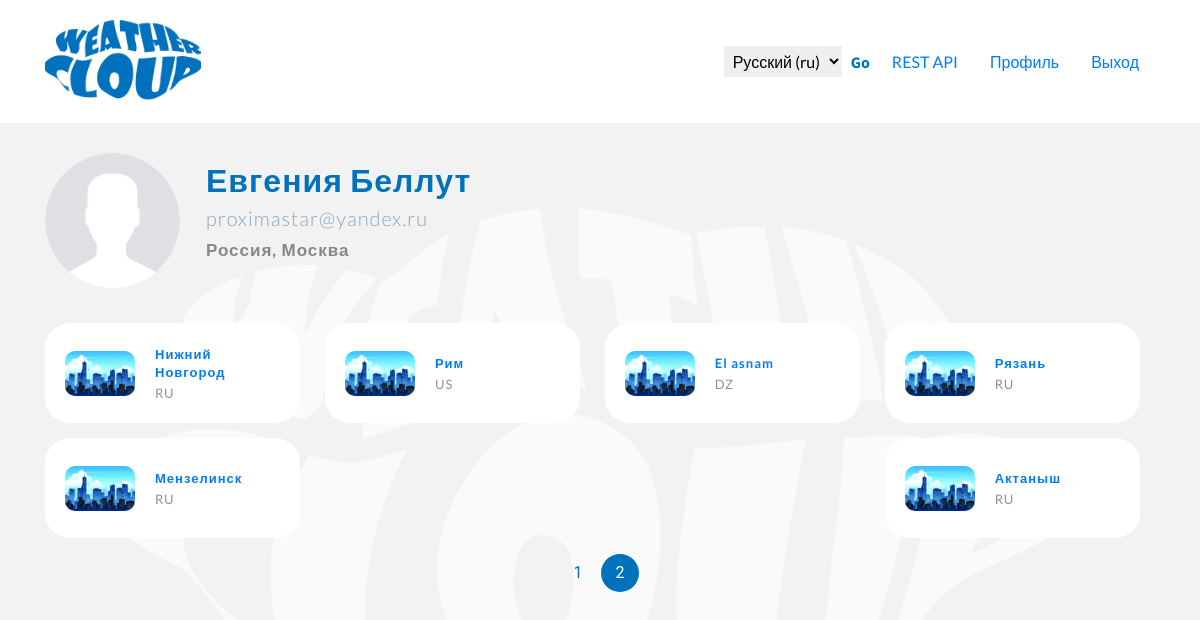
/profile/?page=2 (signed in), run on an earlier commit of the app's database.
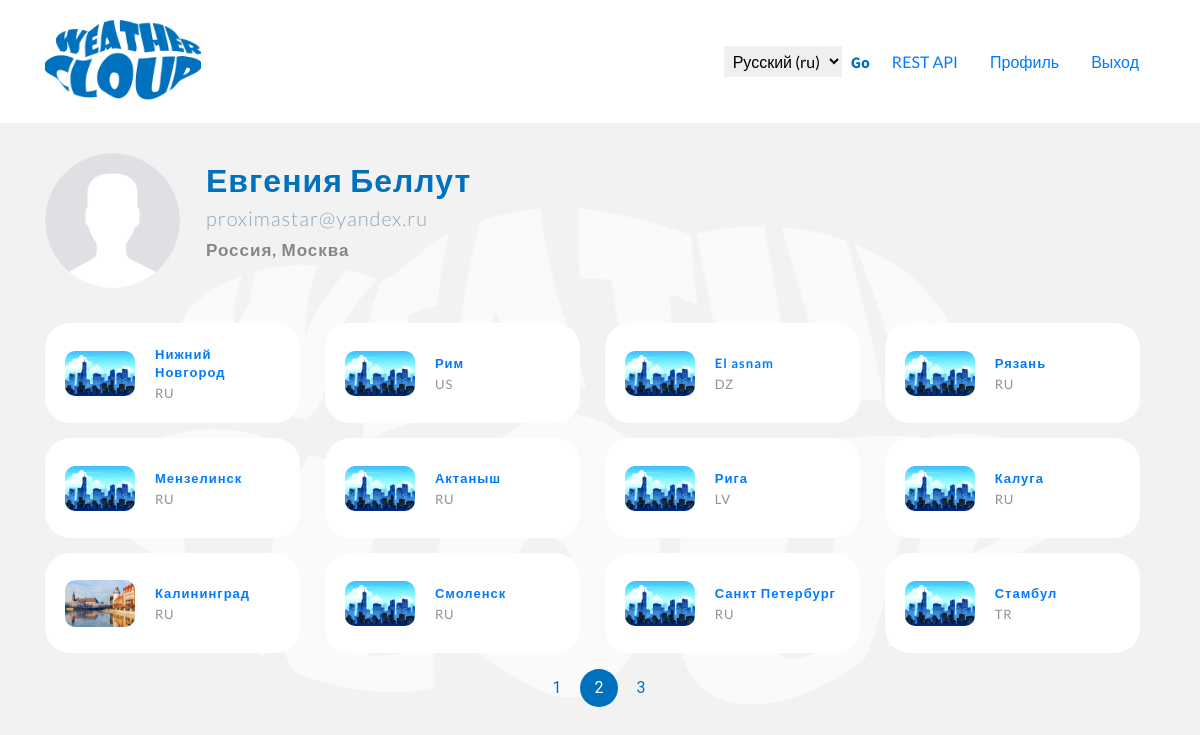
And on a later commit of the database.
### user/models.py (models this page shows, shortened)
class Profile(models.Model):
    user = models.OneToOneField(User, on_delete=models.CASCADE)
    country = models.CharField("Страна", max_length=100, default='Россия')
    city = models.CharField("Город", max_length=100, default='Набережные Челны')
    image = models.ImageField(default='default.png', upload_to='profile_pics')
    class Meta:
        verbose_name = 'Профиль'
        verbose_name_plural = 'Профили'

### weather/models.py (models this page shows, shortened)
class City(models.Model):
    name = models.CharField(max_length=50)
    country_code = models.CharField(max_length=3)
    openweather_id = models.IntegerField(default=0, unique=True)
    latitude = models.FloatField(default=0)
    longitude = models.FloatField(default=0)
    image = models.ImageField(default='city_default.jpg', upload_to='city_pics')
    class Meta:
        verbose_name = 'Город'
        verbose_name_plural = 'Города'

### user/views.py (the view)
# urls.py: path('profile/', user_views.profile, name='profile'),
@login_required
def profile(request):
    if request.method == 'POST':
        u_form = UserUpdateForm(request.POST, instance=request.user)
        p_form = ProfileUpdateForm(request.POST,
                                   request.FILES,
                                   instance=request.user.profile)
        if u_form.is_valid() and p_form.is_valid():
            u_form.save()
            p_form.save()
            messages.success(request, f'Ваш профиль успешно обновлен.')
            return redirect('profile')
    else:
        u_form = UserUpdateForm(instance=request.user)
        p_form = ProfileUpdateForm(instance=request.user.profile)
    contact_list = City.objects.all()
    paginator = Paginator(contact_list, 12)
    page_number = request.GET.get('page')
    page_obj = paginator.get_page(page_number)
    context = {
        'u_form': u_form,
        'p_form': p_form,
        'histories': History.objects.filter(user_name=request.user).order_by("-id"),
        'favorites': Favorite.objects.filter(user_name=request.user).order_by("-id"),
        'page_obj': page_obj,
        'countries': City.objects.values("country_code").distinct(),
    }
    return render(request, 'profile.html', context)

### user/forms.py
class UserUpdateForm(forms.ModelForm):
    email = forms.EmailField()
    class Meta:
        model = User
        fields = ['username', 'first_name', 'last_name']

class ProfileUpdateForm(forms.ModelForm):
    class Meta:
        model = Profile
        fields = ['country', 'city', 'image']

### templates/profile.html (shortened to what this page needs)
{% extends "base.html" %}
{% load i18n %}
{% load static %}
{% load crispy_forms_tags %}
{% block content %}
    <div class="content-section container">
        {% if user.username != 'admin' %}
            <div class="user_blocks">
                <div class="person">
                    <div class="media">
                        <img class="rounded-circle account-img" src="{{ user.profile.image.url }}">
                        <div class="media-body">
                            <h2 class="account-heading">{{ user.first_name }} {{ user.last_name }}</h2>
                            <p class="account-email">{{ user.email }}</p>
                            <p class="account-location">{{ user.profile.country }}, {{ user.profile.city }}</p>
                        </div>
                    </div>
                    <form class="edit_form" method="POST" enctype="multipart/form-data">
                    {% csrf_token %}
                    <fieldset class="form-group">
                        <legend class="border-bottom mb-4">{% trans "Ваш профиль" %}</legend>
                        {{ u_form|crispy }}
                          {{ p_form|crispy }}
                    </fieldset>
                    <div class="form-group">
                        <button class="btn btn-outline-info" type="submit">{% trans "Обновить" %}</button>
                    </div>
                 </form>
                </div>
                <div class="user_story">
                    <div class="history_user">
                    <p class="history_block_title">{% trans "История поиска городов" %}</p>
                    <div class="history_user_result">
                        <ul class="history_list">
                            {% for history in histories %}
                                <li class="history_list_item">
                                    <a href="{% url 'city_detail' history.city_name history.city_name.openweather_id %}" class="city_name">{{ history.city_name }}</a>
                                    <a href="{% url 'delete_history_single' history.city_name history.id %}" class="delete" name="del_single"> <img src="{% static 'img/delete.png' %}" class="del_icon" alt="del_icon"></a>
                                </li>
                            {% endfor %}
                        </ul>
                    </div>
                <a href="{% url 'delete_history_all' %}" class="delete_all">{% trans "Очистить историю" %}</a>
                </div>
                    <div class="history_user">
                    <p class="history_block_title">{% trans "Избранные города" %}</p>
                    <div class="history_user_result">
                        <ul class="history_list">
                            {% for favorite in favorites %}
                                <li class="history_list_item">
                                    <a href="{% url 'city_detail' favorite.city_name favorite.city_name.openweather_id %}" class="city_name">{{ favorite.city_name }}</a>
                                    <a href="{% url 'delete_favorite_single' favorite.city_name %}" class="delete" name="del_single"> <img src="{% static 'img/delete.png' %}" class="del_icon" alt="del_icon"></a>
                                </li>
                            {% endfor %}
                        </ul>
                    </div>
                <a href="{% url 'delete_favorite_all' %}" class="delete_all">{% trans "Очистить избранное" %}</a>
                </div>
                </div>
            </div>
        {% else %}
            <div class="media">
                <img class="rounded-circle account-img" src="{{ user.profile.image.url }}">
                <div class="media-body">
                    <h2 class="account-heading">{{ user.first_name }} {{ user.last_name }}</h2>
                    <p class="account-email">{{ user.email }}</p>
                    <p class="account-location">{{ user.profile.country }}, {{ user.profile.city }}</p>
                </div>
            </div>
            <div class="admin_panel">
                <div class="city_block">
                    <ul class="city_block_list">
                        {% for city in page_obj %}
                            <li class="city_list_item">
                                <img src="{{ city.image.url }}" alt="city_img" class="city_img">
                                <div class="city_descript">
                                    <p class="current_city_name"><a href="{% url 'edit_city' city.name %}">{{ city.name }}</a></p>
                                    <p class="current_city_country">{{ city.country_code }}</p>
                                </div>
                            </li>
                        {% endfor %}
                    </ul>
                   {% include 'include/pagination.html' %}
                </div>
            </div>
        {% endif %}
    </div>
{% endblock content %}

### templates/base.html (shortened to what this page needs)
<!DOCTYPE html>
{% load static %}
<html lang="ru">
<head>
    <link rel="stylesheet" href="{% static 'css/bootstrap.css' %}">
    <link rel="stylesheet" href="{% static 'css/style.css' %}" type="text/css" media="all">
    <link href="{% static 'css/font-awesome.css' %}" rel="stylesheet">
</head>
<body>
<div id="page" class="page">
    {% block header %}
        {% include "include/header.html" %}
    {% endblock header %}
    {% block content %}
    {% endblock content %}
</div>
</body>
</html>

### templates/include/header.html (shortened to what this page needs)
{% load i18n %}
{% load static %}
<header class="header">
    <div class="container">
        <nav class="header_nav">
            <div id="logo">
                <a href="/" class="editContent">
                    <img src="{% static 'img/logo.png' %}" alt="main_logo" class="logos">
                </a>
            </div>
            <div class="menu">
                <form action="{% url 'set_language' %}" method="post">{% csrf_token %}
                <select name="language" class="select_lang">
                    {% get_current_language as LANGUAGE_CODE %}
                    {% get_available_languages as LANGUAGES %}
                    {% get_language_info_list for LANGUAGES as languages %}
                    {% for language in languages %}
                        <option value="{{ language.code }}"{% if language.code == LANGUAGE_CODE %} selected{% endif %}>
                            {{ language.name_local }} ({{ language.code }})
                        </option>
                    {% endfor %}
                </select>
                <input type="submit" value="Go" class="lang_btn">
            </form>
                <div class="profile_nav">
                {% if user.is_authenticated %}
                    {% if user.username == 'admin' %}
                        <a class="nav-item nav-link" href="http://127.0.0.1:8000/router/">{% trans "REST API" %}</a>
                    {% endif %}
                    <a class="nav-item nav-link" href="{% url 'profile' %}">{% trans "Профиль" %}</a>
                    <a class="nav-item nav-link" href="{% url 'logout' %}">{% trans "Выход" %}</a>
                {% else %}
                    <a class="nav-item nav-link auth_link" href="{% url 'login' %}">{% trans "Вход" %}</a>
                    <a class="nav-item nav-link singup_link" href="{% url 'register' %}">{% trans "Регистрация" %}</a>
                {% endif %}
            </div>
            </div>
        </nav>
    </div>
</header>

### templates/include/pagination.html (shortened to what this page needs)
<ul class="pagination">
    {% if page_obj.paginator.page_range|length > 1 %}
        {% for i in page_obj.paginator.page_range %}
            {% if page_obj.number == i %}
                <li class="pagination__item active">
                    <a class="pagination__link" href="#">{{ i }}</a>
                </li>
            {% elif i > page_obj.number|add:'-3' and i < page_obj.number|add:'3' %}
                <li class="pagination__item">
                        <a class="pagination__link" href="?page={{ i }}">{{ i }}</a>
                </li>
            {% endif %}
        {% endfor %}
    {% endif %}
</ul>

### static/css/style.css (style rules this page uses)
html, body { margin: 0; font-size: 100%; background: #fff; font-family: 'Lato', sans-serif; scroll-behavior: smooth; background: url("../img/bg.png") center no-repeat; background-size: cover; min-height: 97vh; padding-bottom: 20px; }
body a { text-decoration: none; transition: 0.5s all; -webkit-transition: 0.5s all; -moz-transition: 0.5s all; -o-transition: 0.5s all; -ms-transition: 0.5s all; }
input[type="button"], input[type="submit"], input[type="text"], input[type="email"], input[type="search"] { transition: 0.5s all; -webkit-transition: 0.5s all; -moz-transition: 0.5s all; -o-transition: 0.5s all; -ms-transition: 0.5s all; font-family: 'Source Sans Pro', sans-serif; }
h1, h2, h3, h4, h5, h6 { margin: 0; letter-spacing: 1px; font-weight: 600; font-family: 'Source Sans Pro', sans-serif; }
p { font-size: 0.9em; color: #8c9398; line-height: 2em; letter-spacing: 1px; }
ul { margin: 0; padding: 0; list-style: none; }
.header_nav { display: flex; justify-content: space-between; align-items: center; }
header { padding: 20px 0; z-index: 9; background-color: #FFFFFF; margin-bottom: 30px; }
nav { margin: 0; padding: 0; }
#logo a { float: left; display: initial; margin: 0; letter-spacing: 1px; color: #fff; font-size: 1em; font-weight: 700; text-shadow: 2px 5px 3px rgba(0, 0, 0, 0.06); font-family: 'Source Sans Pro', sans-serif; }
.logos { max-width: 156px; }
.menu { display: flex; align-items: center; }
.profile_nav, .media { display: flex; align-items: center; }
.account-img { width: 135px;margin-right: 26px; }
.account-heading { font-weight: 700; font-size: 32px; line-height: 39px; color: #0071BC; margin-bottom: 5px; }
.account-email { font-weight: 300; font-size: 20px; line-height: 24px; color: #8AA5BA !important; margin-bottom: 5px; }
.account-location { font-weight: 600; font-size: 17px; line-height: 29px; color: #878787; }
.city_block { margin-top: 35px; width: 100%; }
.city_block_list { display: flex; flex-wrap: wrap; justify-content: space-between; }
.city_list_item { margin: 0 15px 15px 0; width: 23%; display: flex; align-items: center; background-color: white; border-radius: 25px; padding: 0 20px; height: 100px; }
.city_img { max-width: 70px; border-radius: 10px; margin-right: 20px; }
.city_descript p { margin: 0; line-height: 18px; font-size: 13px; }
.current_city_name { font-weight: 600;color: #0071BC; }
.current_city_country { padding-top: 3px; }
.admin_panel { display: flex; align-items: baseline; }
.select_lang { border: 0; padding: 5px; }
.lang_btn { background-color: transparent; border: 0; color: #0071bc; font-weight: 700; cursor: pointer; }
.pagination { width: auto; margin: 0 auto }
.pagination, .pagination__link { display: -ms-flexbox; display: flex; -ms-flex-flow: row wrap; flex-flow: row wrap; -ms-flex-pack: center; justify-content: center; -ms-flex-align: center; align-items: center }
.pagination__link { position: relative; left: -1px; top: 1px; width: 100%; height: 100%; border-radius: 50%; transition: all .2s ease-in-out; font-family: Roboto, sans-serif; font-size: 16px; color: #0071BC }
.pagination__item { transition: all .2s ease-in-out; width: 38px; height: 38px; border-radius: 50%; z-index: 1; position: relative; margin: 0 2px; display: -ms-flexbox; display: flex; -ms-flex-flow: row wrap; flex-flow: row wrap; -ms-flex-pack: center; justify-content: center; -ms-flex-align: center; align-items: center }
.pagination__item:first-child { margin-left: 0 }
.pagination__item:last-child { margin-right: 0 }
.pagination__item.active .pagination__link { color: #fff; background: #0071BC }

What changed in the data, as far as the page shows it:
added City: image (placeholder picture), name "Рига", country_code "LV"
added City: image (placeholder picture), name "Калуга", country_code "RU"
added City: image (picture), name "Калининград", country_code "RU"
added City: image (placeholder picture), name "Смоленск", country_code "RU"
added City: image (placeholder picture), name "Санкт Петербург", country_code "RU"
added City: image (placeholder picture), name "Стамбул", country_code "TR"
Also different on the page:
new list line: "3"
